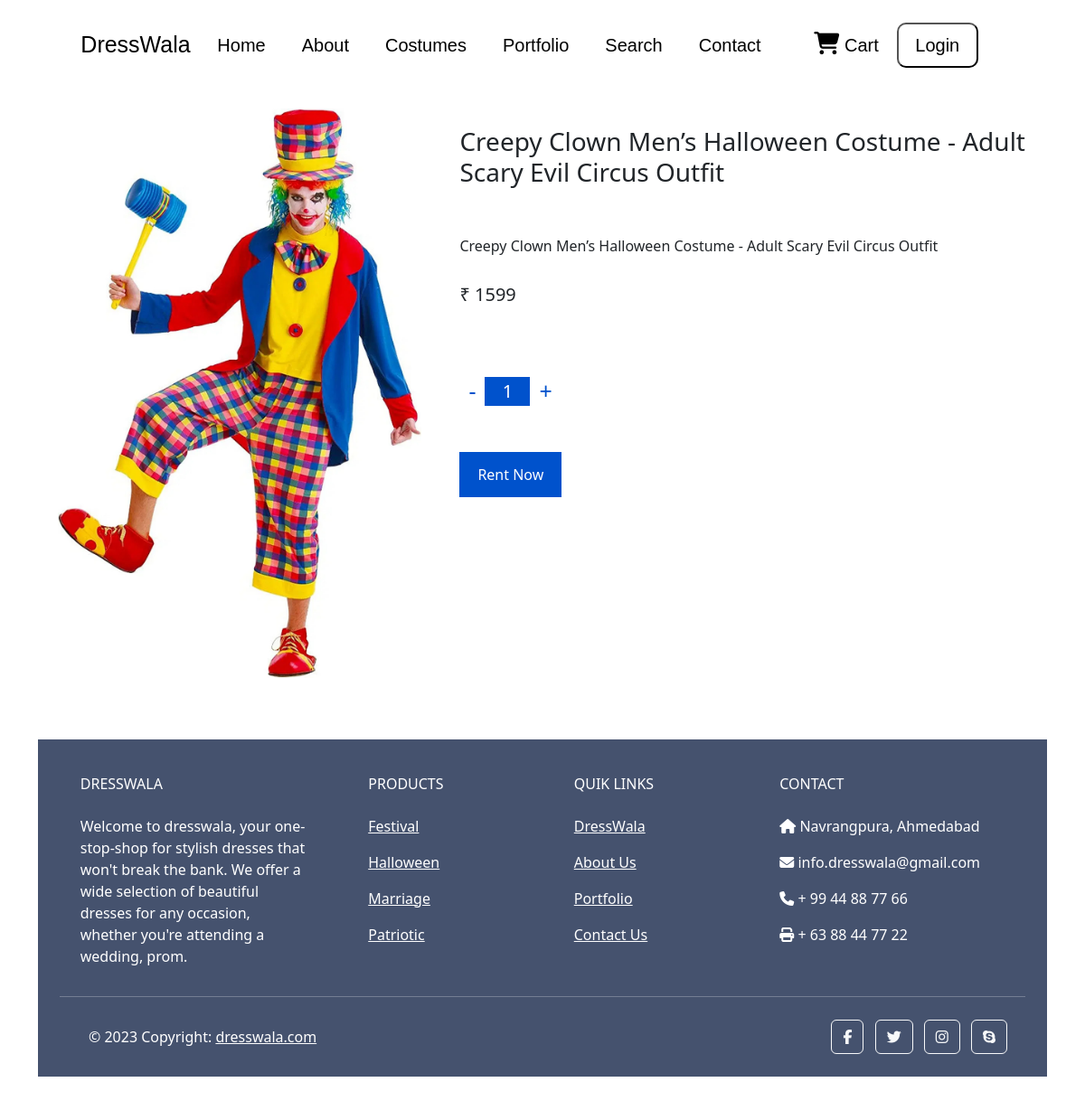
The app's page /product/2 with its own data.
### Mainpage/models.py (models this page shows, shortened)
class ProductData(models.Model):
    product_id = models.AutoField
    product_name = models.TextField(max_length=200,default="")
    product_price = models.IntegerField(default=0)
    product_img = models.ImageField(upload_to="products")
    product_desc = models.TextField(max_length=6000,default="")
    product_cat = models.TextField(max_length=100,default="")

### Mainpage/views.py (the view)
# urls.py: path('product/<id>',views.MyProduct,name="MyProduct"),
def MyProduct(request,id):
    products = ProductData.objects.filter(id = id).all()
    return render(request,"Mainpage/product.html",{"products":products})

### Mainpage/templates/Mainpage/product.html (shortened to what this page needs)
{% extends 'Mainpage/basic.html' %}
{% load static %}
    {% block body %}
    <div class="main">
        {% for i in products %}
        <div class="container">
            <div class="part1">
                <img src="/media/{{i.product_img}}" alt="">
            </div>
            <div class="part2">
                <div class="heading">
                    <h3>{{i.product_name}}</h3>
                </div><br><br>
                <div class="disc">
                    <h6>{{i.product_desc}}</h6><br>
                    <h5>₹ {{i.product_price}}</h5>
                </div><br><br>
                <div class="counter">
                    <span class="down" onClick='decreaseCount(event, this)'>-</span>
                    <input type="text" value="1">
                    <span class="up" onClick='increaseCount(event, this)'>+</span>
                </div><br><br>
                <div class="rent-btn">
                    <form action="/Mycart/" method="post">{% csrf_token %}
                        <button type="submit" id="rent-btn">Rent Now</button>
                    </form>
                </div>
            </div>
        </div>
        {% endfor %}
    </div>
    {% endblock %}

### Mainpage/templates/Mainpage/product.html (style rules this page uses)
.main { margin-top: 100px; padding: 20px; }
body { -ms-overflow-style: none; scrollbar-width: none; overflow: hidden; overflow-y: scroll; }
.main .container { display: flex; flex-wrap: wrap; }
.main .container .part1 { height: auto; width: 40%; display: flex; justify-content: center; align-items: center; }
.main .container .part1 img { height: auto; width: 90%; }
.main .container .part2 { height: auto; width: 60%; padding: 20px; }
.main .container .part2 .rent-btn button { height: 50px; background-color: #0052cc; border: none; padding-left: 20px; padding-right: 20px; color: white; }
.counter { display: flex; align-items: center; margin-top: 20px; }
.counter input { width: 50px; border: 0; line-height: 30px; font-size: 20px; text-align: center; background: #0052cc; color: #fff; appearance: none; outline: 0; }
.counter span { display: block; font-size: 25px; padding: 0 10px; cursor: pointer; color: #0052cc; user-select: none; }

### records on screen
ProductData: product_img (picture), product_name "Creepy Clown Men’s Halloween Costume - Adult Scary Evil Circus Outfit", product_desc "Creepy Clown Men’s Halloween Costume - Adult Scary Evil Circus Outfit", product_price "1599"
